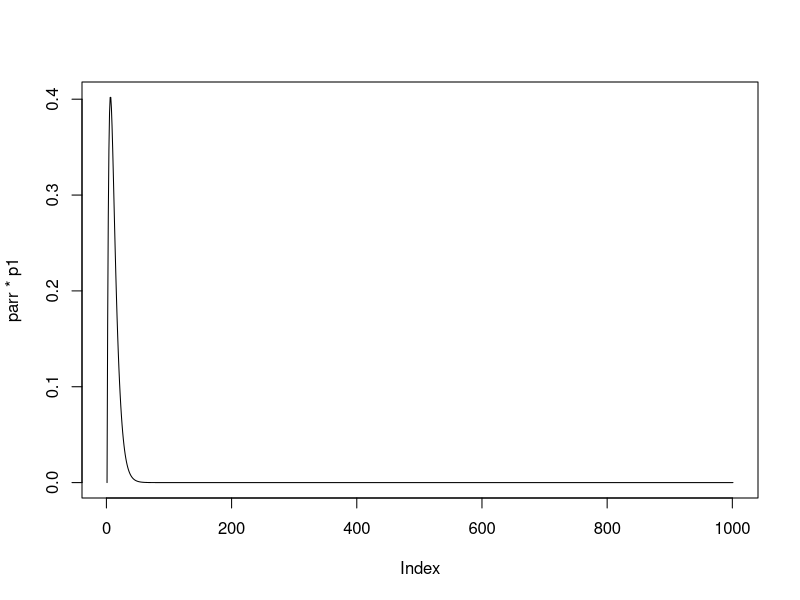
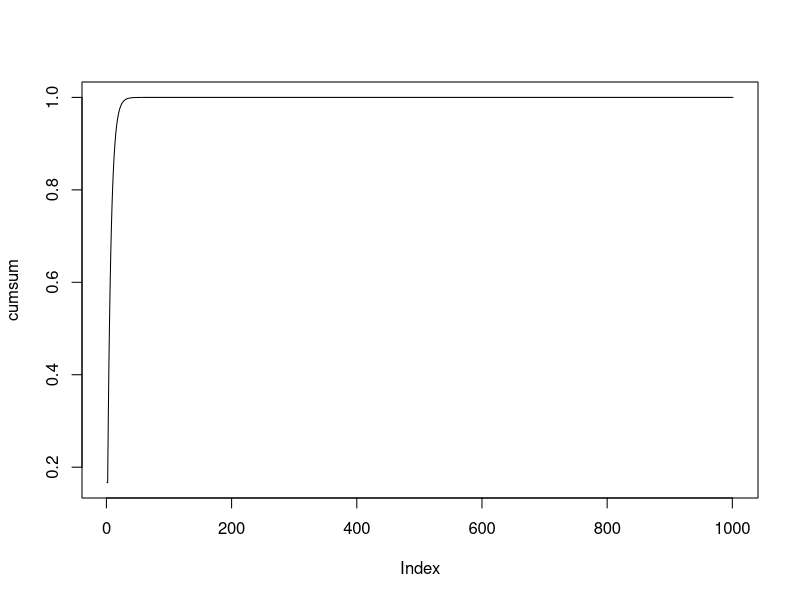

These charts were generated, in order, by the following R code:
## ---- chunk 1
knitr::opts_chunk$set(echo = TRUE)
library(ggplot2)
library(knitr)
## ---- chunk 2
ploss <- 1/6
numsamples <- 1000
pnotlost <- 1-ploss

parr <- seq(0,numsamples,1)
p1 <- (pnotlost^(parr-1) - pnotlost^parr)
plot(parr*p1, type = "l")

ExpectedValue <- sum(parr*p1)

cumsum <- c()
for (i in parr) {
  cumsum <- append(cumsum, sum(p1[1:i]))
}
cumsum <- cumsum/sum(p1)
medianval <- parr[max(which(cumsum<0.5))]
print(medianval)
nmed1 <- -1/log2(pnotlost) 
nmed2 <- log10(.5)/log10(pnotlost)
print(paste(nmed1,nmed2))
plot(cumsum, type ="l")
## ---- chunk 3
plossfunc <- function(ploss) {
  pnotlost <- 1-ploss

parr <- seq(1,numsamples,1)
p1 <- pnotlost^(parr-1) - pnotlost^parr

ExpectedValue <- sum(p1*parr)
return (ExpectedValue)
}

probOfLoss <- seq(0.05, 0.5, 0.05)
averageUses <- c()
medianUses <- c()
for (x in probOfLoss) {
  averageUses <- append(averageUses,plossfunc(x))
  #medianUses <- append(medianUses, -1/log2(1-x) + 1)
  medianUses <- append(medianUses, log10(.5)/log10(1-x))
  #print(paste(x, plossfunc(x)))
}
df <- data.frame(probOfLoss, averageUses, medianUses)
kable(df)
